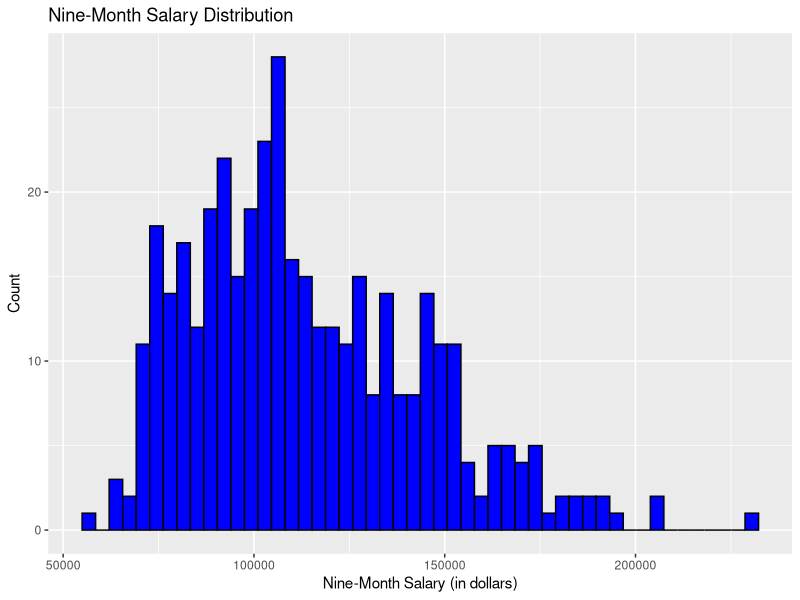
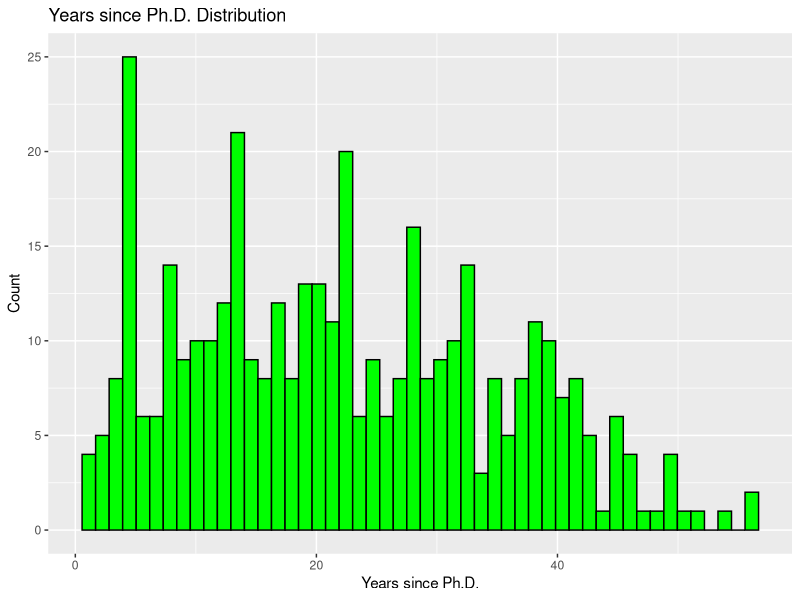
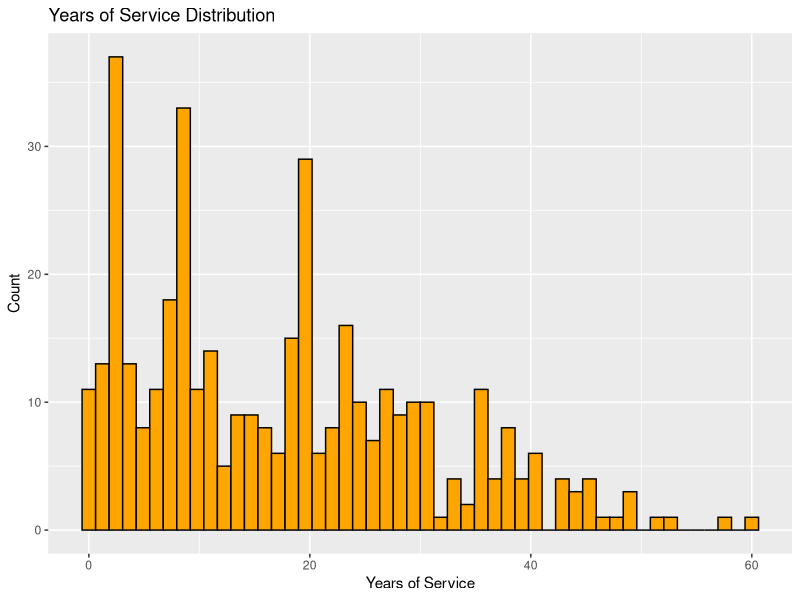
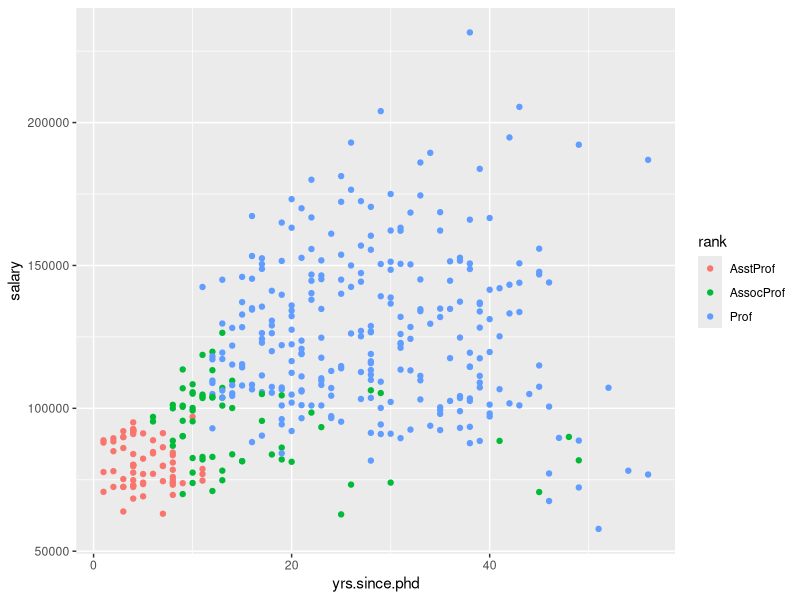
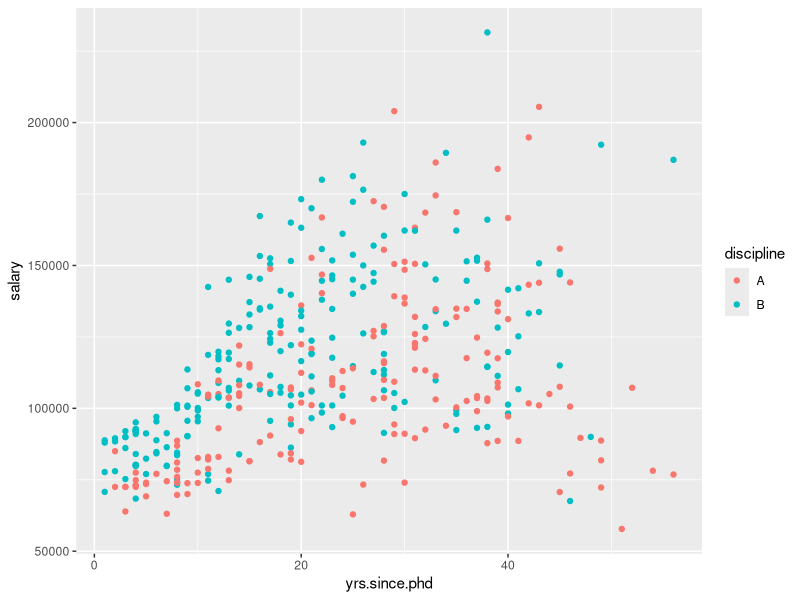
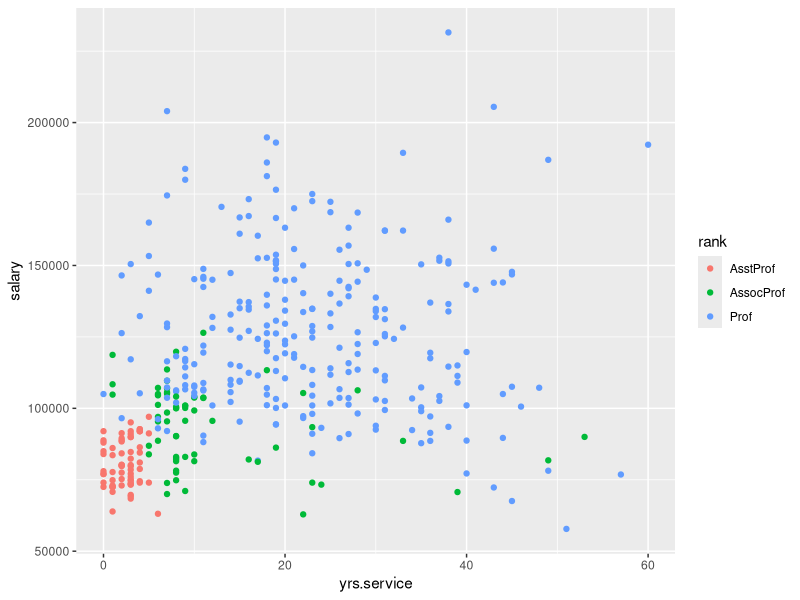
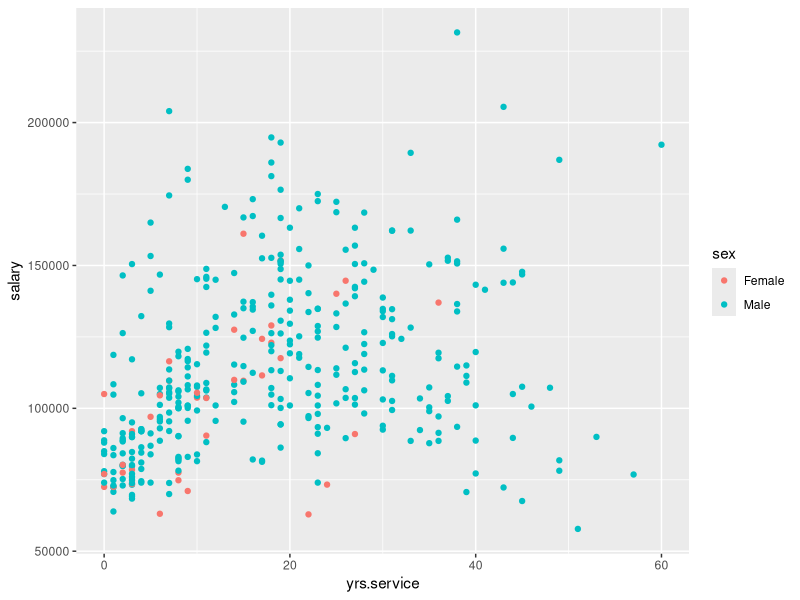
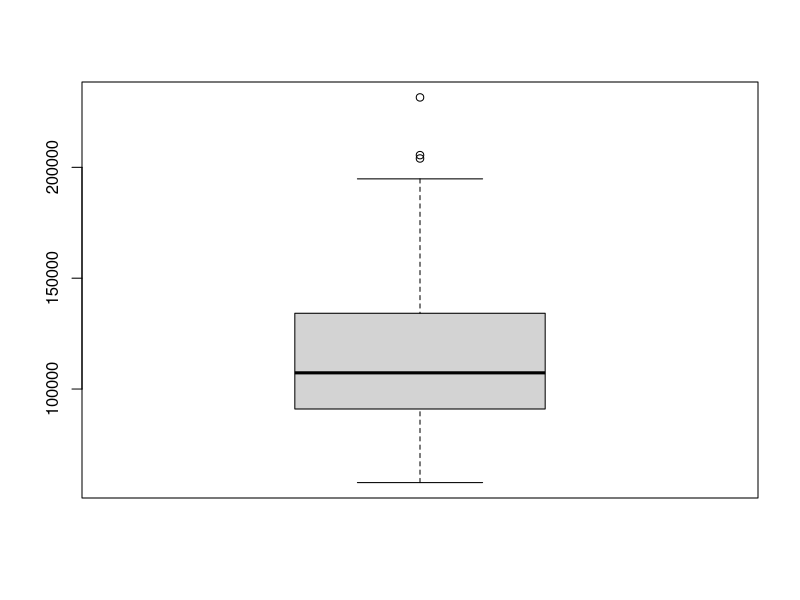

These charts were generated, in order, by the following R code:
## ---- chunk 1
library(dplyr)
library(car)
df<-Salaries
nrow(df)
colnames(df)
## ---- chunk 2
rank_sum <- summary(df$rank)
discpl_sum <- summary(df$discipline)
sex_sum <- summary(df$sex)
rank_sum
discpl_sum
sex_sum
## ---- chunk 3
library(ggplot2)
salary_hist <- df %>% ggplot() +
geom_histogram(aes(x = salary), color = "black", fill = "blue", bins = 50) +
labs(x = "Nine-Month Salary (in dollars)", y = "Count", title = "Nine-Month Salary Distribution")

salary_hist
## ---- chunk 4
summary(df$salary)
## ---- chunk 5
phd_hist <- df %>% ggplot() +
geom_histogram(aes(x = yrs.since.phd), color = "black", fill = "green", bins = 50) +
labs(x = "Years since Ph.D.", y = "Count", title = "Years since Ph.D. Distribution")

phd_hist
## ---- chunk 6
summary(df$yrs.since.phd)
## ---- chunk 7
service_hist <- df %>% ggplot() +
geom_histogram(aes(x = yrs.service), color = "black", fill = "orange", bins = 50) +labs(x = "Years of Service", y = "Count",title = "Years of Service Distribution")

service_hist
## ---- chunk 8
summary(df$yrs.service)
## ---- chunk 9
library(ggplot2)
attach(Salaries)
ggplot(mapping=aes(x=yrs.since.phd,y=salary)) +
geom_point(mapping=aes(colour=rank)) 
## ---- chunk 10
library(ggplot2)
ggplot(mapping=aes(x=yrs.since.phd,y=salary)) +
geom_point(mapping=aes(colour=discipline)) 
## ---- chunk 11
library(ggplot2)
ggplot(mapping=aes(x=yrs.service,y=salary)) +
geom_point(mapping=aes(colour=rank)) 
## ---- chunk 12
library(ggplot2)
ggplot(mapping=aes(x=yrs.service,y=salary)) +
geom_point(mapping=aes(colour=sex)) 
## ---- chunk 13
boxplot(salary)
boxplot(yrs.service)
boxplot(yrs.since.phd)
## ---- chunk 14
mod_rank_slr <- lm(salary~rank, data = df)
summary(mod_rank_slr)
## ---- chunk 15
mod_sex_slr <- lm(salary~sex, data =df)
summary(mod_sex_slr)
## ---- chunk 16
mod_discpl_slr <- lm(salary~discipline, data = df)
summary(mod_discpl_slr)
## ---- chunk 17
mod_phd_slr <- lm(salary~yrs.since.phd, data = df)
summary(mod_phd_slr)
## ---- chunk 18
mod_service_slr <- lm(salary~yrs.service,data=df)
summary(mod_service_slr)
## ---- chunk 19
full_mod <- lm(salary~., data = df)

summary(full_mod)
## ---- chunk 20
mod_no_sex <- lm(salary~rank+discipline+yrs.since.phd+yrs.service, data=df)
summary(mod_no_sex)
## ---- chunk 21
car::vif(mod = mod_no_sex)
## ---- chunk 22
mod_no_phd <- lm(salary~discipline+yrs.service+rank,
                  data = df)

summary(mod_no_phd)
## ---- chunk 23
car::vif(mod_no_phd)
## ---- chunk 24
mod_no_rank <- lm(salary~discipline+yrs.since.phd+yrs.service,
                  data = df)

summary(mod_no_rank)
## ---- chunk 25
car::vif(mod_no_rank)
## ---- chunk 26
mod_no_service <-lm(salary~discipline+yrs.since.phd+rank,
                  data = df)

summary(mod_no_service)
## ---- chunk 27
car::vif(mod_no_service)
## ---- chunk 28
mod_final <- lm(salary~discipline+rank,data=df)
summary(mod_final)
## ---- chunk 29
attach(Salaries)
reg1<-lm(salary~rank+discipline)
summary(reg1)
## ---- chunk 30
plot(reg1)
## ---- chunk 31
salary1<-log(salary)
reg2<-lm(salary1~rank+discipline)
summary(reg2)
plot(reg2)
## ---- chunk 32
salary2<-sqrt(salary)
reg3<-lm(salary2~rank+discipline)
summary(reg3)
plot(reg3)
## ---- chunk 33
salary3<-1/salary
reg4<-lm(salary3~rank+discipline)
summary(reg4)
plot(reg4)
## ---- chunk 34
cooksd=cooks.distance(reg4)
## ---- chunk 35
n<-length(salary)
p<-4
m<-4/(n-p)
t<-which(cooksd>m)
t
{plot(cooksd)
abline(h =m, col="red")}  

## ---- chunk 36
Salaries1<-Salaries[-t,]
## ---- chunk 37
salary4<-1/Salaries1$salary
reg5<-lm(salary4~Salaries1$rank+Salaries1$discipline)
summary(reg5)
plot(reg5)
## ---- chunk 38
ggplot(data=Salaries1)+
  geom_boxplot(mapping=aes(x=rank,y=salary))+
  facet_wrap(~discipline)
